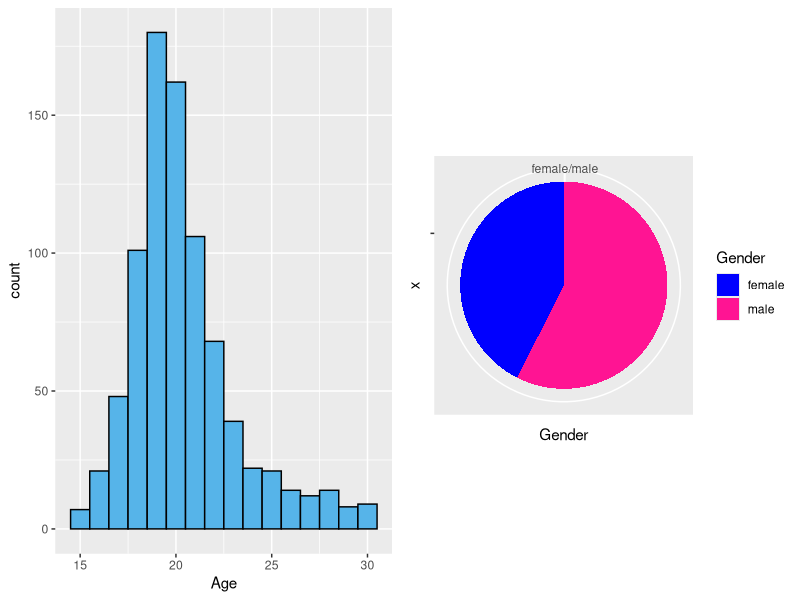
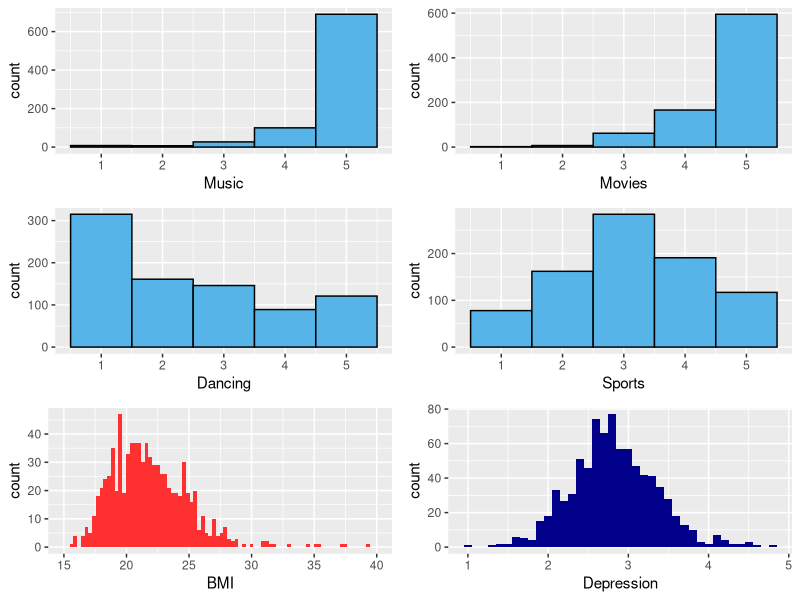
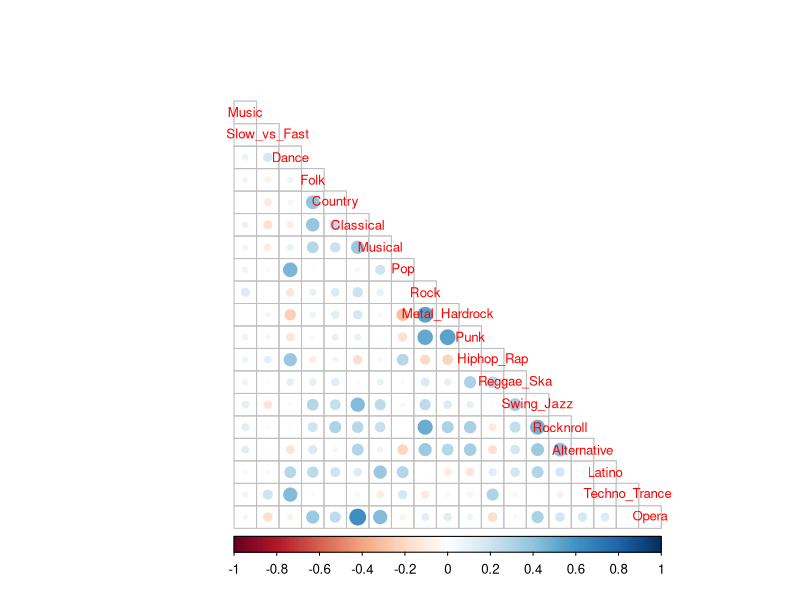
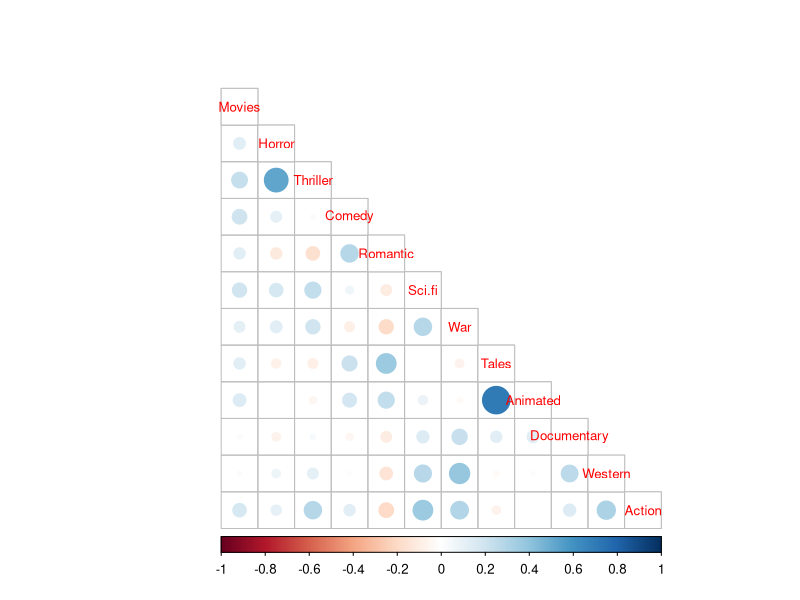
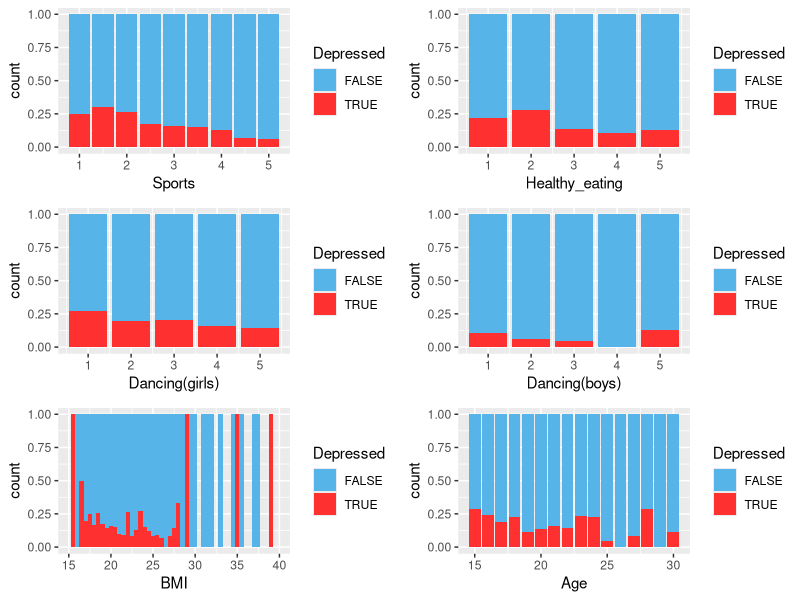
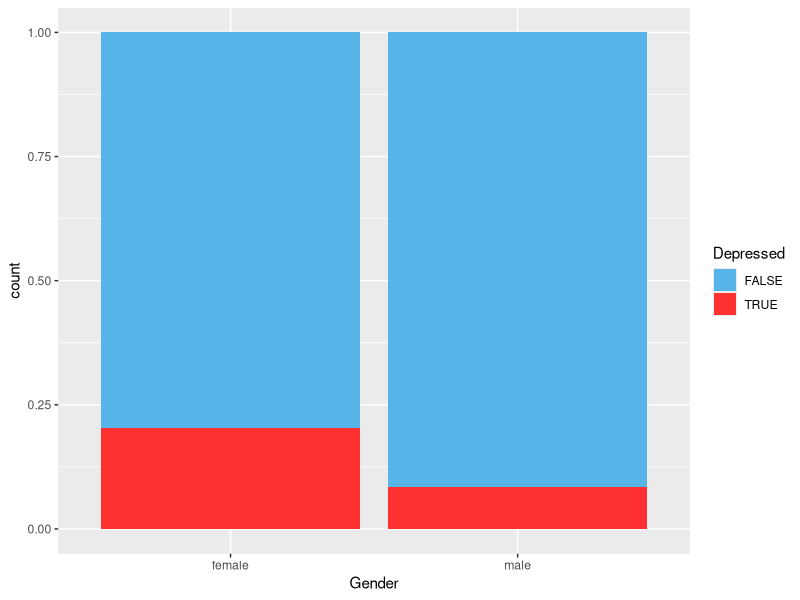
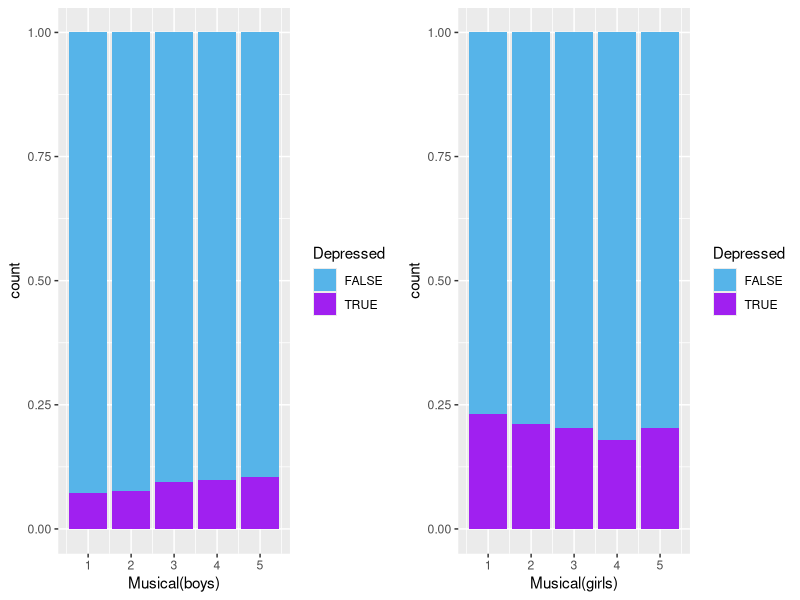
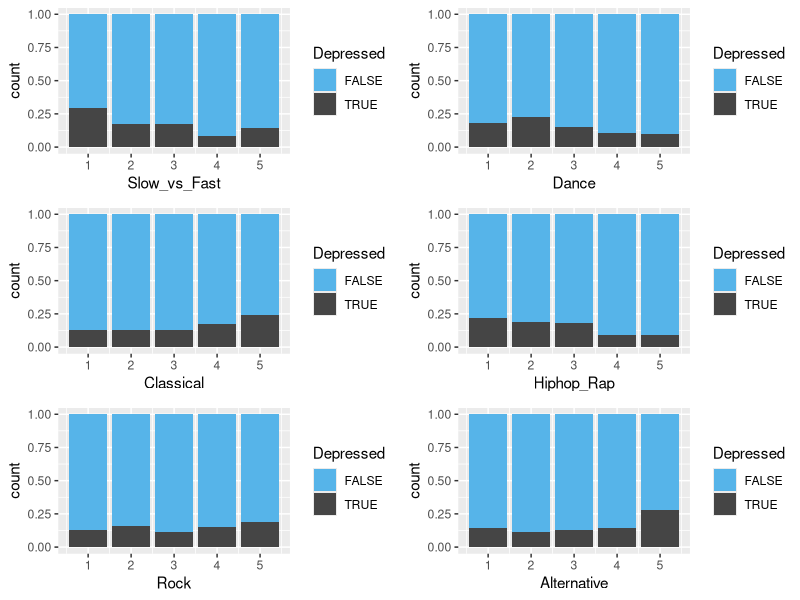

The R script that drew these images, in order:
## ---- chunk 1
library("tidyverse")
library("ggplot2")
library("dplyr")
library("GGally")
library("corrplot")
library("gridExtra")
ym <- read.table("data/young_minds.txt")
Palette <- c("#56B4E9", "firebrick1")
Palette2 <- c("#56B4E9", "gray27")
Palette3 <- c("#56B4E9", "orange")
Palette4 <- c("#56B4E9", "purple")
sexpalette = c("blue", "deeppink")
## ---- chunk 2
glimpse(ym)
summary(ym$Gender)
summary(ym$Depressed)
age <- ggplot(ym, aes(x = Age)) + geom_histogram(binwidth = 1, color = "black", fill = "#56B4E9")
sex <- ggplot(ym, aes(x = "" , y  = Gender, fill=Gender)) + geom_bar(width = 1, stat = "identity") + coord_polar("y", start=0) + scale_fill_manual(values=sexpalette)

grid.arrange(age, sex, ncol=2)


## ---- chunk 3
Mu <- ggplot(ym, aes(x = Music)) + geom_histogram(binwidth = 1, color = "black", fill = "#56B4E9")
Mo <- ggplot(ym, aes(x = Movies)) + geom_histogram(binwidth = 1, color = "black", fill = "#56B4E9")
Da <- ggplot(ym, aes(x = Dancing)) + geom_histogram(binwidth = 1, color = "black", fill = "#56B4E9")
Sp <- ggplot(ym, aes(x = Sports)) + geom_histogram(binwidth = 1, color = "black", fill = "#56B4E9")
Bm <- ggplot(ym, aes(x = BMI)) + geom_histogram(binwidth = 0.3, fill = "firebrick1") + xlim(15, 40)
De <- ggplot(ym, aes(x = Depression)) + geom_histogram(binwidth = 0.1, fill = "darkblue")
grid.arrange(Mu, Mo, Da, Sp, Bm, De, ncol=2)
## ---- chunk 4
music_matrix <- cor(ym[9:27]) %>% round(digits = 2)
movie_matrix <- cor(ym[28:39]) %>% round(digits = 2)

corrplot(music_matrix, method="circle", type="lower", cl.pos = "b", tl.pos = "d", tl.cex = 0.8)
corrplot(movie_matrix, method="circle", type="lower", cl.pos = "b", tl.pos = "d", tl.cex = 0.8)
## ---- chunk 5
spoD <- ggplot(ym, aes(x = Sports, fill = Depressed)) + geom_bar(position="fill") + scale_fill_manual(values=Palette)
eatD <- ggplot(ym, aes(x = Healthy_eating, fill = Depressed)) + geom_bar(position="fill") + scale_fill_manual(values=Palette)
danD <- ggplot(filter(ym, Gender == "female"), aes(x = Dancing, fill = Depressed)) + geom_bar(position="fill") + scale_fill_manual(values=Palette) +xlab("Dancing(girls)")
danDb <- ggplot(filter(ym, Gender == "male"), aes(x = Dancing, fill = Depressed)) + geom_bar(position="fill") + scale_fill_manual(values=Palette) +xlab("Dancing(boys)")
bmiD <- ggplot(ym, aes(x = BMI, fill = Depressed)) + geom_histogram(binwidth = 0.5 , position="fill") + scale_fill_manual(values=Palette)+xlim(15,40)
ageD <- ggplot(ym, aes(x = Age, fill = Depressed)) + geom_bar(position="fill") + scale_fill_manual(values=Palette)
grid.arrange(spoD, eatD, danD, danDb, bmiD, ageD, ncol=2)
## ---- chunk 6
genD <- ggplot(ym, aes(x = Gender, fill = Depressed)) + geom_bar(position="fill") + scale_fill_manual(values=Palette)
genD
## ---- chunk 7
cor(ym[9:27], ym[4]) %>% round(digits = 2)
cor(ym[28:39], ym[4]) %>% round(digits = 2)
## ---- chunk 8
musicalboys <- ggplot(filter(ym, Gender == "male"), aes(x = Musical, fill = Depressed)) + geom_bar(position="fill") + scale_fill_manual(values=Palette4) + xlab("Musical(boys)") 
musicalgirls <- ggplot(filter(ym, Gender == "female"), aes(x = Musical, fill = Depressed)) + geom_bar(position="fill") + scale_fill_manual(values=Palette4) + xlab("Musical(girls)")
grid.arrange(musicalboys, musicalgirls, ncol=2)

## ---- chunk 9
slowD <- ggplot(ym, aes(x = Slow_vs_Fast, fill = Depressed)) + geom_bar(position="fill") + scale_fill_manual(values=Palette2)
danceD <- ggplot(ym, aes(x = Dance, fill = Depressed)) + geom_bar(position="fill") + scale_fill_manual(values=Palette2)
classicalD <- ggplot(ym, aes(x = Classical, fill = Depressed)) + geom_bar(position="fill") + scale_fill_manual(values=Palette2)
rapD <- ggplot(ym, aes(x = Hiphop_Rap, fill = Depressed)) + geom_bar(position="fill") + scale_fill_manual(values=Palette2)
rockD <- ggplot(ym, aes(x = Rock, fill = Depressed)) + geom_bar(position="fill") + scale_fill_manual(values=Palette2)
altD <- ggplot(ym, aes(x = Alternative, fill = Depressed)) + geom_bar(position="fill") + scale_fill_manual(values=Palette2)
grid.arrange(slowD, danceD, classicalD, rapD, rockD, altD, ncol=2)
## ---- chunk 10
romD <- ggplot(ym, aes(x = Romantic, fill = Depressed)) + geom_bar(position="fill") + scale_fill_manual(values=Palette3)
actD <- ggplot(ym, aes(x = Action, fill = Depressed)) + geom_bar(position="fill") + scale_fill_manual(values=Palette3)
grid.arrange(romD, actD, ncol=2)
## ---- chunk 11
m <- lm(Depression ~ Sports + Healthy_eating + BMI , data = ym)
summary(m)
par(mfrow = c(2,2))
plot(m, which = c(1,2,5)) 
## ---- chunk 12
m2 <- lm(Depression ~ Sports + Healthy_eating , data = ym)
summary(m2)
par(mfrow = c(2,2))
plot(m2, which = c(1,2,5)) 
## ---- chunk 13
mm <- lm(Depression ~ Slow_vs_Fast + Hiphop_Rap + Classical, data = ym)
summary(mm)
par(mfrow = c(2,2))
plot(mm, which = c(1,2,5)) 
## ---- chunk 14
m3<- glm(Depressed ~ Action , data = ym, family = "binomial")
summary(m3)
## ---- chunk 15
OR <- coef(m3) %>% exp
CI <- exp(confint(m3))
cbind(OR, CI)
probabilities <- predict(m3, type ="response")
ym <- mutate(ym, probability = probabilities)
ym <- mutate(ym, prediction = probability > 0.2)
table(Depressed = ym$Depressed, prediction = ym$prediction)
